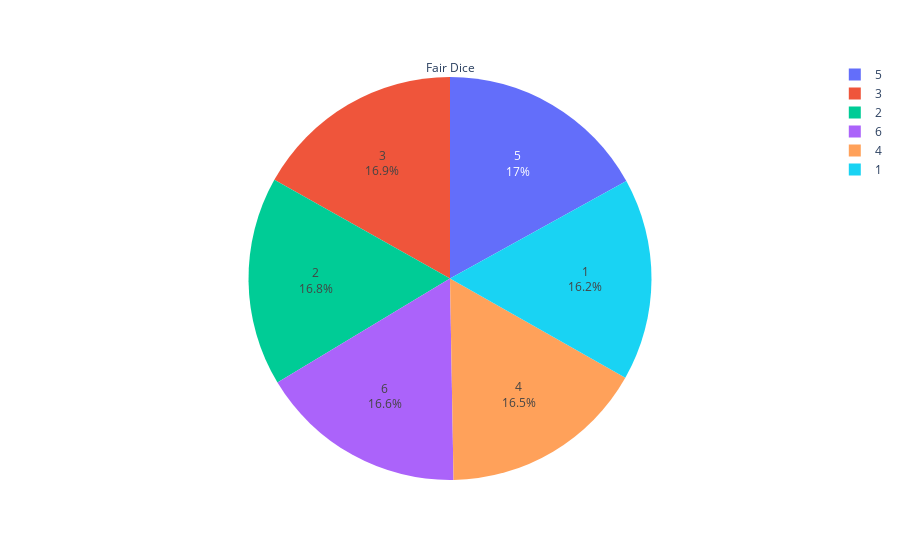
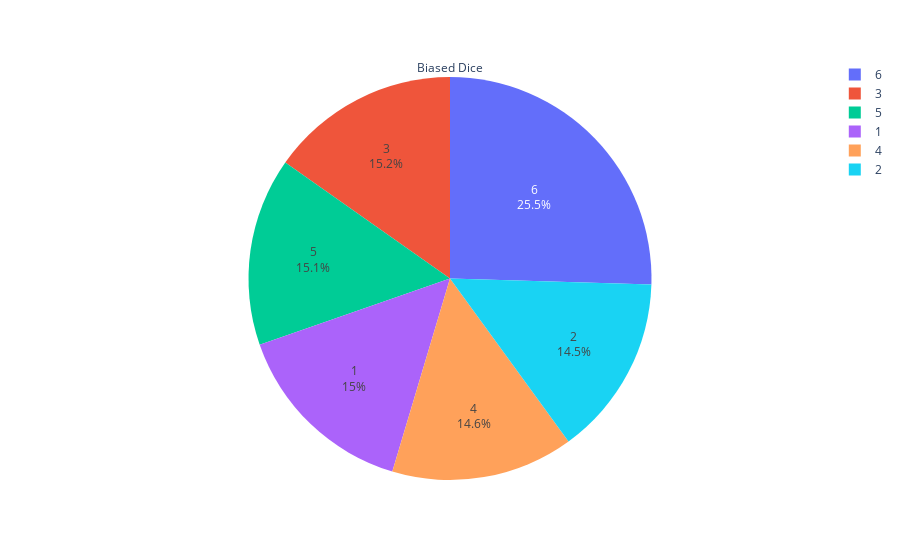

Notebook cell for these charts, in order:
### Markdown cell above
#### Let's polt pie chart to check the percentages of results for each number.

### Code cell
fair_count = df['fair'].value_counts()
pie1 = px.pie(values=fair_count, names=fair_count.index)

biased_count = df['biased'].value_counts()
pie2 = px.pie(values=biased_count, names=biased_count.index)

pie1.update_traces(textposition='inside', textinfo='percent+label', title="Fair Dice")
pie2.update_traces(textposition='inside', textinfo='percent+label', title="Biased Dice")

pie1.show()
pie2.show()

### Figure 1 — Plotly figure (JSON) as saved in the notebook; plotly's stock layout.template omitted (floating-point values rounded to 4 significant figures)
{"data": [{"domain": {"x": [0, 1], "y": [0, 1]}, "hovertemplate": "label=%{label}<br>value=%{value}<extra></extra>", "labels": [5, 3, 2, 6, 4, 1], "legendgroup": "", "name": "", "showlegend": true, "textinfo": "percent+label", "textposition": "inside", "title": {"text": "Fair Dice"}, "type": "pie", "values": [1696, 1685, 1679, 1664, 1652, 1624]}], "layout": {"legend": {"tracegroupgap": 0}, "margin": {"t": 60}}}

### Figure 2 — Plotly figure (JSON) as saved in the notebook; plotly's stock layout.template omitted (floating-point values rounded to 4 significant figures)
{"data": [{"domain": {"x": [0, 1], "y": [0, 1]}, "hovertemplate": "label=%{label}<br>value=%{value}<extra></extra>", "labels": [6, 3, 5, 1, 4, 2], "legendgroup": "", "name": "", "showlegend": true, "textinfo": "percent+label", "textposition": "inside", "title": {"text": "Biased Dice"}, "type": "pie", "values": [2548, 1523, 1510, 1505, 1463, 1451]}], "layout": {"legend": {"tracegroupgap": 0}, "margin": {"t": 60}}}
